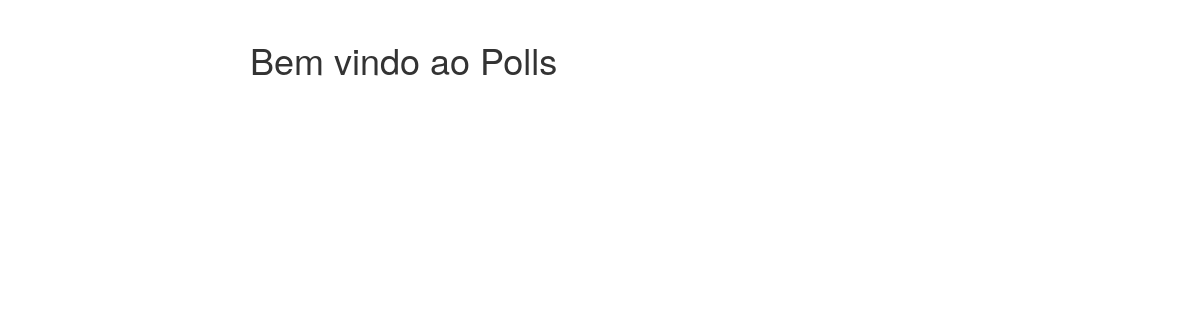
The app's page /, older data.
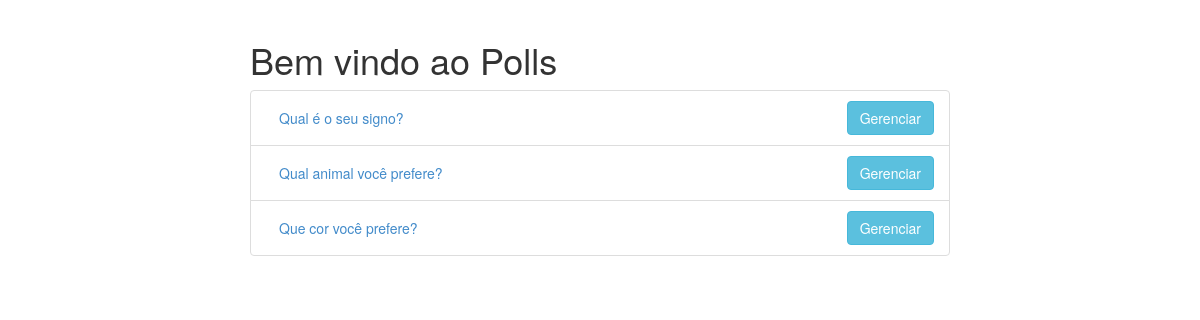
The same page, newer data.
### polls/models.py (models this page shows, shortened)
class Question(models.Model):
    question_text = models.CharField(max_length=240)
    closed = models.BooleanField(default=False)
    pub_date = models.DateField()
    def __init__(self, *args, **kwargs):
        super().__init__(*args, **kwargs)

### polls/views.py (the view)
# urls.py: url(r'^$', views.index, name='index'),
def index(request):
    questions = Question.objects.order_by('-pub_date')
    return render(request, 'index.html', {'questions':questions})

### polls/templates/index.html
{% extends 'base.html' %}
{% block body %}
    <h1>Bem vindo ao Polls</h1>
    <ul class="list-group">
    {% for q in questions %}
        <li class="list-group-item">
            <a href="{% url 'exibir' q.id %}" class="btn">{{ q.question_text }}</a>
            <a href="{% url 'manage' q.id %}" class="btn btn-info pull-right" role="button">Gerenciar</a>
        </li>
    {% endfor %}
    </ul>
{% endblock %}

Row changes from the older to the newer data that the page shows:
added Question: question_text "Qual é o seu signo?"
added Question: question_text "Qual animal você prefere?"
added Question: question_text "Que cor você prefere?"
